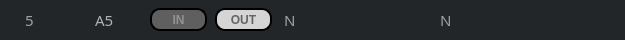
    <widget class="QGroupBox" name="groupBox_7">
     <property name="geometry">
      <rect>
       <x>10</x>
       <y>222</y>
       <width>625</width>
       <height>40</height>
      </rect>
     </property>
     <property name="styleSheet">
      <string notr="true">background-color: rgb(35, 38, 41);
border: 1px solid rgb(35, 38, 41);
border-radius: 17px
</string>
     </property>
     <property name="title">
      <string/>
     </property>
     <widget class="QLabel" name="Caridlb_5">
      <property name="geometry">
       <rect>
        <x>20</x>
        <y>12</y>
        <width>21</width>
        <height>16</height>
       </rect>
      </property>
      <property name="font">
       <font>
        <family>AppleSDGothicNeoB00</family>
        <pointsize>11</pointsize>
        <weight>50</weight>
        <bold>false</bold>
       </font>
      </property>
      <property name="styleSheet">
       <string notr="true">color: rgb(159, 161, 162);
</string>
      </property>
      <property name="text">
       <string>5</string>
      </property>
     </widget>
     <widget class="QLabel" name="Caridlb_a5">
      <property name="geometry">
       <rect>
        <x>90</x>
        <y>12</y>
        <width>31</width>
        <height>16</height>
       </rect>
      </property>
      <property name="font">
       <font>
        <family>AppleSDGothicNeoB00</family>
        <pointsize>11</pointsize>
        <weight>50</weight>
        <bold>false</bold>
       </font>
      </property>
      <property name="styleSheet">
       <string notr="true">color: rgb(177, 177, 177);</string>
      </property>
      <property name="text">
       <string>A5</string>
      </property>
     </widget>
     <widget class="QPushButton" name="CarID5btIN">
      <property name="geometry">
       <rect>
        <x>150</x>
        <y>8</y>
        <width>57</width>
        <height>23</height>
       </rect>
      </property>
      <property name="font">
       <font>
        <weight>75</weight>
        <bold>true</bold>
       </font>
      </property>
      <property name="styleSheet">
       <string notr="true">QPushButton#CarID5btIN{
	background-color: rgb(95, 95, 95);
	color : rgb(146,146,146);
	border: 2px solid rgb(0,0,0);
	border-radius: 10px
}</string>
      </property>
      <property name="text">
       <string>IN</string>
      </property>
     </widget>
     <widget class="QLabel" name="A5Carnamelb">
      <property name="geometry">
       <rect>
        <x>435</x>
        <y>12</y>
        <width>139</width>
        <height>16</height>
       </rect>
      </property>
      <property name="font">
       <font>
        <family>AppleSDGothicNeoB00</family>
        <pointsize>11</pointsize>
       </font>
      </property>
      <property name="styleSheet">
       <string notr="true">color: rgb(159, 161, 162);</string>
      </property>
      <property name="text">
       <string>N</string>
      </property>
     </widget>
     <widget class="QLabel" name="A5timerlb">
      <property name="geometry">
       <rect>
        <x>279</x>
        <y>12</y>
        <width>56</width>
        <height>16</height>
       </rect>
      </property>
      <property name="font">
       <font>
        <family>AppleSDGothicNeoB00</family>
        <pointsize>11</pointsize>
       </font>
      </property>
      <property name="styleSheet">
       <string notr="true">color: rgb(159, 161, 162);</string>
      </property>
      <property name="text">
       <string>N</string>
      </property>
     </widget>
     <widget class="QPushButton" name="CarID5btOut">
      <property name="geometry">
       <rect>
        <x>215</x>
        <y>8</y>
        <width>57</width>
        <height>23</height>
       </rect>
      </property>
      <property name="font">
       <font>
        <weight>75</weight>
        <bold>true</bold>
       </font>
      </property>
      <property name="styleSheet">
       <string notr="true">QPushButton#CarID5btOut{
	background-color: rgb(213, 213, 213);
	color : rgb(101,101,101);
	border: 2px solid rgb(0,0,0);
	border-radius: 10px
}
</string>
      </property>
      <property name="text">
       <string>OUT</string>
      </property>
     </widget>
     <widget class="QLabel" name="Car5Statelb">
      <property name="geometry">
       <rect>
        <x>348</x>
        <y>10</y>
        <width>31</width>
        <height>21</height>
       </rect>
      </property>
      <property name="text">
       <string/>
      </property>
     </widget>
    </widget>
